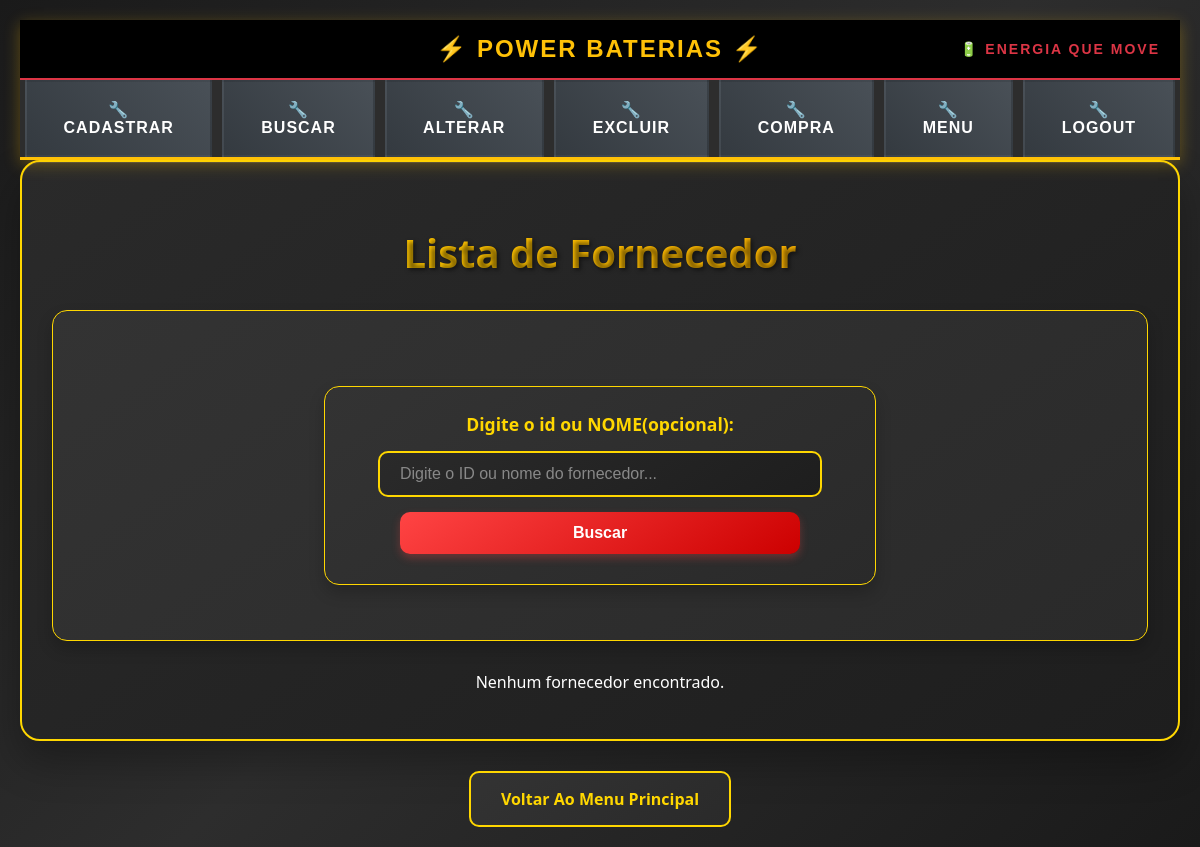
Before: /Telas/buscar_fornecedor.php (signed in) with the older database file.
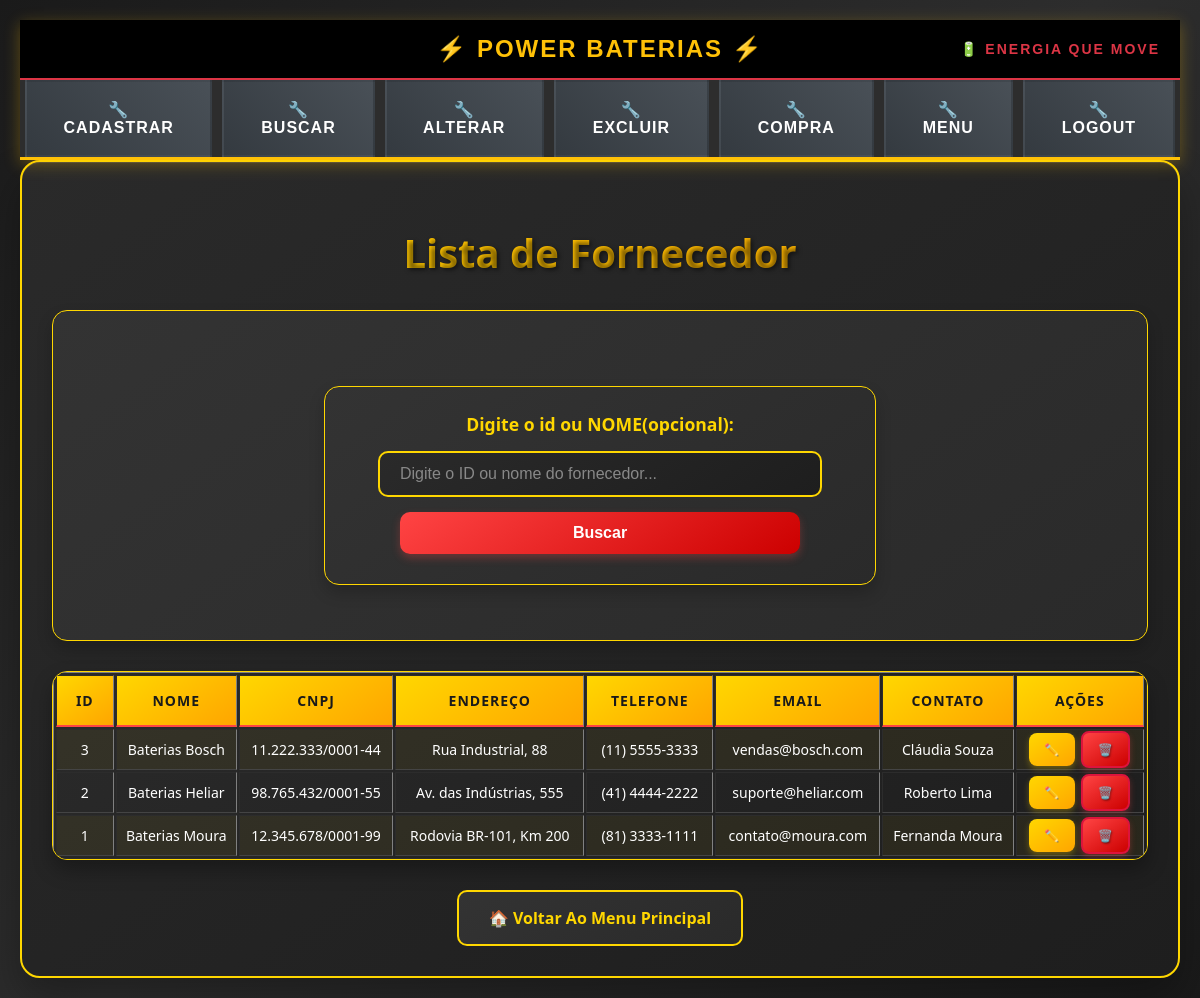
After: the same page with the newer database file.
### tables this page shows
CREATE TABLE `fornecedor` (
  `id_fornecedor` int NOT NULL AUTO_INCREMENT,
  `nome_fornecedor` varchar(100) NOT NULL,
  `cnpj` varchar(18) DEFAULT NULL,
  `endereco` varchar(255) DEFAULT NULL,
  `telefone` varchar(20) DEFAULT NULL,
  `email` varchar(100) DEFAULT NULL,
  `contato` varchar(100) DEFAULT NULL,
  PRIMARY KEY (`id_fornecedor`),
  UNIQUE KEY `email` (`email`)
);

### Telas/buscar_fornecedor.php (the view, shortened to what the changed rows need)
<?php
require_once 'menudrop.php';
if ($_SERVER["REQUEST_METHOD"]=="POST" && !empty( $_POST["busca"] )) {
    $busca = trim($_POST["busca"]);
    if(is_numeric($busca)) {
        $sql = "SELECT * FROM fornecedor WHERE id_fornecedor = :busca ORDER BY nome_fornecedor ASC";
        $stmt = $pdo->prepare($sql);
        $stmt->bindParam(':busca' ,$busca,PDO::PARAM_INT);
    } else {
        $sql = "SELECT * FROM fornecedor WHERE nome_fornecedor LIKE :busca_nome ORDER BY nome_fornecedor ASC";
        $stmt = $pdo->prepare($sql);
        $stmt->bindValue(':busca_nome', "$busca%", PDO::PARAM_STR);
    }
} else {
    $sql = "SELECT * FROM fornecedor ORDER BY nome_fornecedor ASC";
    $stmt = $pdo->prepare($sql);
}
$stmt->execute();
$fornecedores = $stmt->fetchAll(PDO::FETCH_ASSOC);
?>
<!DOCTYPE html>
<html lang="pt-BR">
<head>
    <link rel="stylesheet" href="../CSS/busca.css">
</head>
<body>
<div class="container">
    <h2>Lista de Fornecedor</h2>
<div class="search-section">
    <form action="buscar_fornecedor.php" method="POST">
    </form>
</div>
    <?php if(!empty($fornecedores)): ?>
        <div class="table-container">
        <table border="1">
            <tr>
                <th>ID</th>
                <th>Nome</th>
                <th>CNPJ</th>
                <th>Endereço</th>
                <th>Telefone</th>
                <th>Email</th>
                <th>Contato</th>
                <th>Ações</th>
            </tr>
        <?php foreach($fornecedores as $fornecedor): ?>
            <tr>
                    <td><?= htmlspecialchars($fornecedor['id_fornecedor'])?></td>
                    <td><?= htmlspecialchars($fornecedor['nome_fornecedor'])?></td>
                    <td><?= htmlspecialchars($fornecedor['cnpj'])?></td>
                    <td><?= htmlspecialchars($fornecedor['endereco'])?></td>
                    <td><?= htmlspecialchars($fornecedor['telefone'])?></td>
                    <td><?= htmlspecialchars($fornecedor['email'])?></td>
                    <td><?= htmlspecialchars($fornecedor['contato'])?></td>
                    <td>
                    <a href="alterar_fornecedor.php?id=<?=htmlspecialchars($fornecedor['id_fornecedor'])?>" class="action-btn edit-btn ">
                    <a href="excluir_fornecedor.php?id=<?= htmlspecialchars($fornecedor['id_fornecedor']) ?>" class="action-btn delete-btn" onclick="return confirm('Tem certeza que deseja excluir este fornecedor?')">
            <?php endforeach; ?>
        </table>
       <?php else: ?>
            <p> Nenhum fornecedor encontrado.</p>
        <?php endif; ?>
    </div>
</div>
</body>
</html>

### Telas/menudrop.php (shortened to what the changed rows need)
<?php
$id_perfil = $_SESSION['perfil'];
$permissoes = [
    1=>["Cadastrar"=>["cadastro_usuario.php","cadastro_cliente.php","cadastro_fornecedor.php","cadastro_produto.php","cadastro_funcionario.php"],
        "Buscar"=>["buscar_usuario.php","buscar_cliente.php","buscar_fornecedor.php","buscar_produto.php","buscar_funcionario.php"],
        "Alterar"=>["alterar_usuario.php","alterar_cliente.php","alterar_fornecedor.php","alterar_produto.php","alterar_funcionario.php"],
        "Excluir"=>["excluir_usuario.php","excluir_cliente.php","excluir_fornecedor.php","excluir_produto.php","excluir_funcionario.php"],
        "Compra"=>["editar_compra.php","nova_compra.php", "lista_compras.php","excluir_compra.php"],
        "Menu"=>["principal.php"],
        "Logout"=>["logout.php"]],
        2=>["Cadastrar"=>["cadastro_cliente.php"],
        "Buscar"=>["buscar_cliente.php","buscar_forncedor.php","buscar_produto.php"],
        "Alterar"=>["alterar_cliente.php","alterar_forncedor.php"],
        "Logout"=>["logout.php"]],
        3=>["Cadastrar"=>["cadastro_forncedor.php","cadastro_produto.php"],
        "Buscar"=>["buscar_cliente.php","buscar_forncedor.php","buscar_produto.php"],
        "Alterar"=>["alterar_forncedor.php","alterar_produto.php"],
        "Excluir"=>["excluir_produto.php"]],
        4=>["Cadastrar"=>["cadastro_cliente.php"],
        "Buscar"=>["buscar_produto.php"],
        "Alterar"=>["alterar_cliente.php"]],
];
$opcoes_menu = $permissoes[$id_perfil];
?>
<!DOCTYPE html>
<html lang="pt-br">
<head>
    <link rel="stylesheet" href="../CSS/styles.css">
</head>
<body>
<nav style="
    background: linear-gradient(135deg, #1a1a1a 0%, #2d2d2d 100%);
    padding: 0;
    box-shadow: 0 4px 15px rgba(255, 193, 7, 0.3);
    border-bottom: 3px solid #ffc107;
    position: relative;
">
    <ul class="menu" style="
        list-style: none;
        margin: 0;
        padding: 0;
        display: flex;
        justify-content: center;
        background: #2d2d2d;
    ">
    <?php foreach($opcoes_menu as $categoria=>$arquivos):?>
    <li class="dropdown" style="
        position: relative;
        margin: 0 5px;
    ">
        <a href="#" style="
            display: block;
            padding: 18px 25px;
            color: #fff;
            text-decoration: none;
            font-family: Arial, sans-serif;
            font-weight: bold;
            font-size: 16px;
            text-transform: uppercase;
            letter-spacing: 1px;
            background: linear-gradient(45deg, #343a40, #495057);
            border: 2px solid transparent;
            transition: all 0.3s ease;
            position: relative;
            overflow: hidden;
        "
        onmouseover="this.style.background='linear-gradient(45deg, #ffc107, #ffca2c)'; this.style.color='#000'; this.style.borderColor='#dc3545'; this.style.transform='translateY(-2px)'; this.style.boxShadow='0 5px 15px rgba(255,193,7,0.4)'"
        onmouseout="this.style.background='linear-gradient(45deg, #343a40, #495057)'; this.style.color='#fff'; this.style.borderColor='transparent'; this.style.transform='translateY(0)'; this.style.boxShadow='none'">
            🔧 <?=$categoria ?>
        </a>
    </li>
    <?php endforeach;?>
    </ul>
</nav>
</body>
</html>

Changed rows visible on the page:
added fornecedor: id_fornecedor "3", nome_fornecedor "Baterias Bosch", cnpj "11.222.333/0001-44", endereco "Rua Industrial, 88", telefone "(11) 5555-3333", email "vendas@bosch.com", contato "Cláudia Souza"
added fornecedor: id_fornecedor "2", nome_fornecedor "Baterias Heliar", cnpj "98.765.432/0001-55", endereco "Av. das Indústrias, 555", telefone "(41) 4444-2222", email "suporte@heliar.com", contato "Roberto Lima"
added fornecedor: id_fornecedor "1", nome_fornecedor "Baterias Moura", cnpj "12.345.678/0001-99", endereco "Rodovia BR-101, Km 200", telefone "(81) 3333-1111", email "contato@moura.com", contato "Fernanda Moura"
Other visible differences:
text no longer shown: "Nenhum fornecedor encontrado."
text now shown: "ID NOME CNPJ ENDEREÇO TELEFONE EMAIL CONTATO AÇÕES"
